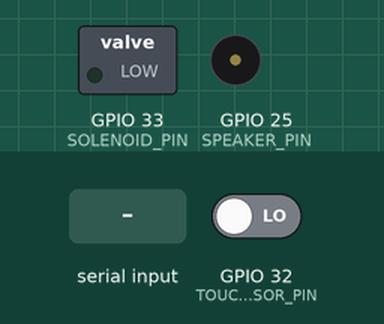
Recording of a sketch running on a simulated ESP32. Parts: switched loads named in the sketch (green lamp = pin HIGH), buzzer (waves = sounding). The test bench sets the inputs (shaded band); at power-on: GPIO 32 (TOUCH_SENSOR_PIN) LOW.

Above: at 1.2 s.
1.3 s: "activate\n" received over Serial
At 1.9 s:
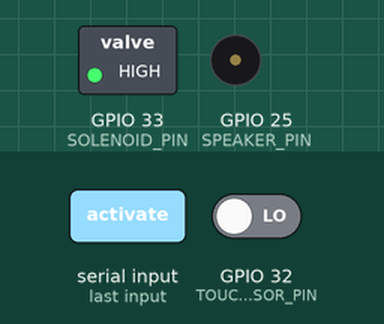
3.8 s: "90,45\n" received over Serial
At 4.6 s:
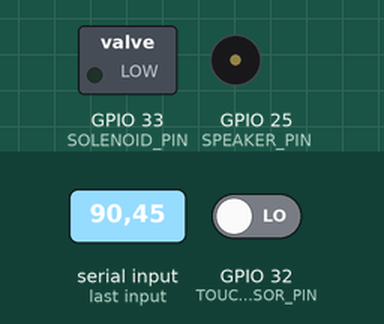
Timing chart, 0 to 6.8 s (numbered marks = the images above; inputs shaded):
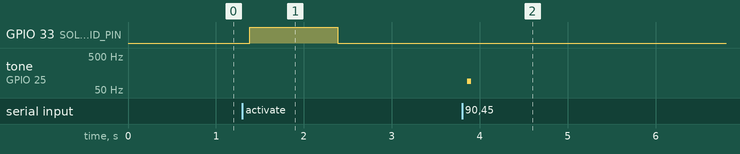

The sketch:

Treadmill.ino
```cpp
// Define pins
#define SPEAKER_PIN 25
#define TOUCH_SENSOR_PIN 32
#define SOLENOID_PIN 33

// Create semaphore handle for touch sensor
SemaphoreHandle_t touchSemaphore;
// Define the solenoid semaphore
SemaphoreHandle_t solenoidSemaphore;

// Create queue handle for tone parameters
QueueHandle_t toneQueue;

// Structure to hold tone parameters
struct ToneParameters {
  int frequency;
  int duration;
};

// Function prototypes
void playTone(void *parameter);
void monitorTouchSensor(void *parameter);
void controlSolenoid(void *parameter);
void sendData(void *parameter);
void receiveData(void *parameter);

// Task to generate tone on the speaker
void playTone(void *parameter) {
  struct ToneParameters toneParams;
  while (1) {
    // Wait to receive tone parameters from the queue
    if (xQueueReceive(toneQueue, &toneParams, portMAX_DELAY) == pdTRUE) {
      if (toneParams.frequency > 0) {
        tone(SPEAKER_PIN, toneParams.frequency);
        if (toneParams.duration > 0) {
          vTaskDelay(toneParams.duration / portTICK_PERIOD_MS);
          noTone(SPEAKER_PIN);
        }
      }
    }
    vTaskDelay(10);
  }
}

// Task to monitor the TTP223 touch sensor
void monitorTouchSensor(void *parameter) {
  pinMode(TOUCH_SENSOR_PIN, INPUT);
  while (true) {
    // Check if touch sensor is activated
    if (digitalRead(TOUCH_SENSOR_PIN) == HIGH) {
      // Give semaphore on touch detection
      xSemaphoreGive(touchSemaphore);
      // Debounce delay
      vTaskDelay(50 / portTICK_PERIOD_MS);
    }
    vTaskDelay(10);
  }
}

// Task to control the solenoid
void controlSolenoid(void *parameter) {
  pinMode(SOLENOID_PIN, OUTPUT);
  while (1) {
    // Wait for the semaphore from the receiveData task
    if (xSemaphoreTake(solenoidSemaphore, portMAX_DELAY) == pdTRUE) {
      digitalWrite(SOLENOID_PIN, HIGH); // Activate solenoid
      vTaskDelay(1000 / portTICK_PERIOD_MS); // Keep solenoid active for 1 second
      digitalWrite(SOLENOID_PIN, LOW); // Deactivate solenoid
    }
    vTaskDelay(10);
  }
}

// Task to send sensor data periodically
void sendData(void *parameter) {
  while (1) {
    // Wait for the semaphore from the touch sensor
    if (xSemaphoreTake(touchSemaphore, portMAX_DELAY) == pdTRUE) {
      // Read touch sensor status and send data in CSV format
      Serial.println("Touch");
    }
    vTaskDelay(10 / portTICK_PERIOD_MS);
  }
}

// Task to receive data and process commands
void receiveData(void *parameter) {
  char buffer[20]; // Buffer to hold incoming data
  int index = 0;
  struct ToneParameters toneParams;
  while (1) {
    if (Serial.available() > 0) {
      char c = Serial.read();
      if (c == '\n') { // End of line
        buffer[index] = '\0'; // Null-terminate the buffer

        // Check for the command "activate"
        if (strcmp(buffer, "activate") == 0) {
          xSemaphoreGive(solenoidSemaphore); // Give semaphore to activate solenoid
        } else if (sscanf(buffer, "%d,%d", &toneParams.frequency, &toneParams.duration) == 2) {
          xQueueSend(toneQueue, &toneParams, portMAX_DELAY);
        }

        index = 0; // Reset buffer index for next input
      } else {
        if (index < sizeof(buffer) - 1) { // Prevent buffer overflow
          buffer[index++] = c; // Add character to buffer
        }
      }
    }
    vTaskDelay(10 / portTICK_PERIOD_MS);
  }
}

void setup() {
  Serial.begin(9600);
  pinMode(SPEAKER_PIN, OUTPUT);

  // Initialize semaphore for touch sensor
  touchSemaphore = xSemaphoreCreateBinary();
  solenoidSemaphore = xSemaphoreCreateBinary();

  // Create queue for tone parameters
  toneQueue = xQueueCreate(1, sizeof(ToneParameters));

  // Create tasks
  xTaskCreate(playTone, "Play Tone", 2048, NULL, 1, NULL);
  xTaskCreate(monitorTouchSensor, "Monitor Touch Sensor", 2048, NULL, 1, NULL);
  xTaskCreate(controlSolenoid, "Control Solenoid", 2048, NULL, 1, NULL);
  xTaskCreate(sendData, "Send Data", 2048, NULL, 1, NULL);
  xTaskCreate(receiveData, "Receive Data", 2048, NULL, 1, NULL);
}

void loop() {
  // Main loop can be used for additional tasks if required
}
```

Measured:
- after the input at 1.3 s, GPIO 33 (SOLENOID_PIN): LOW → HIGH after 0.08 s, → LOW 1.0 s later
- after the input at 3.8 s, tone on GPIO 25 (SPEAKER_PIN): silent → 90 Hz after 0.06 s, → silent 0.05 s later
